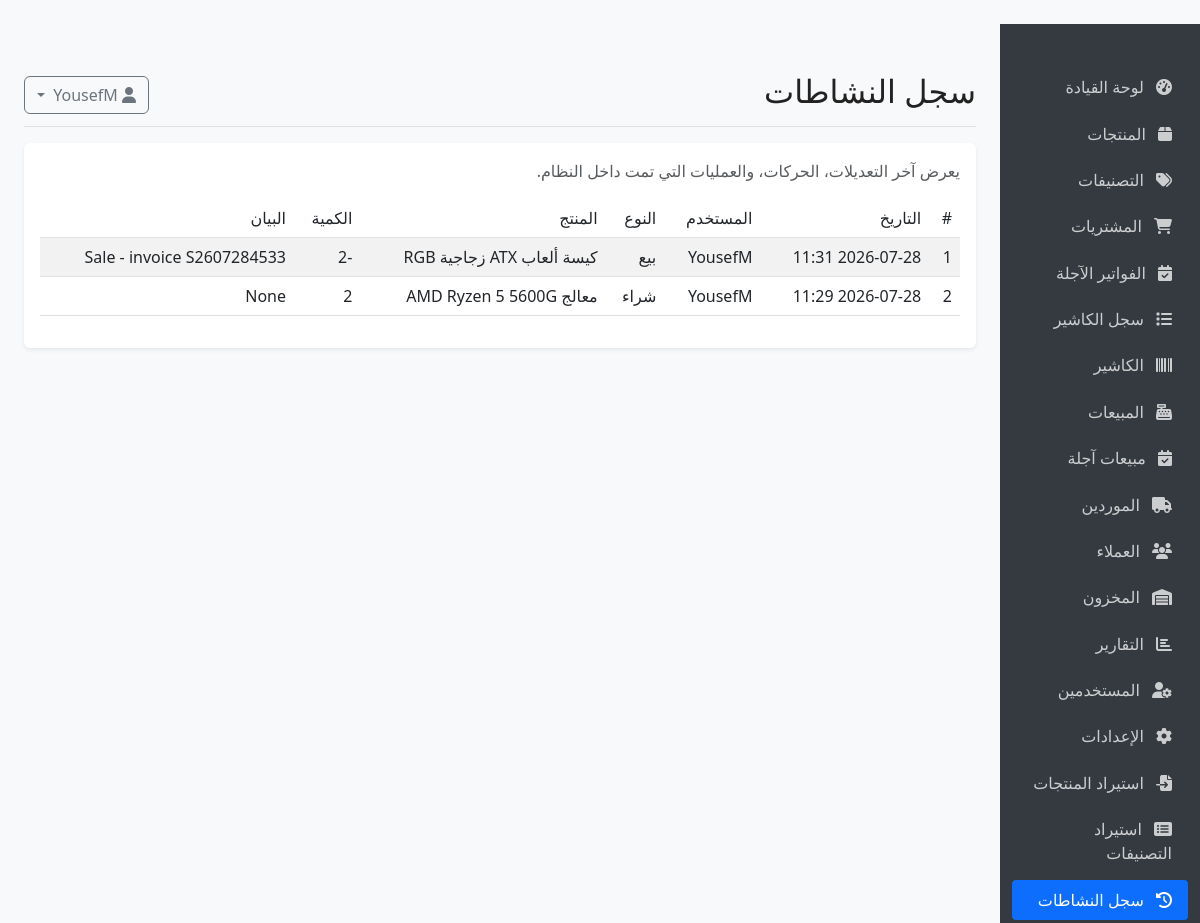
The app's page /activity (signed in), older data.
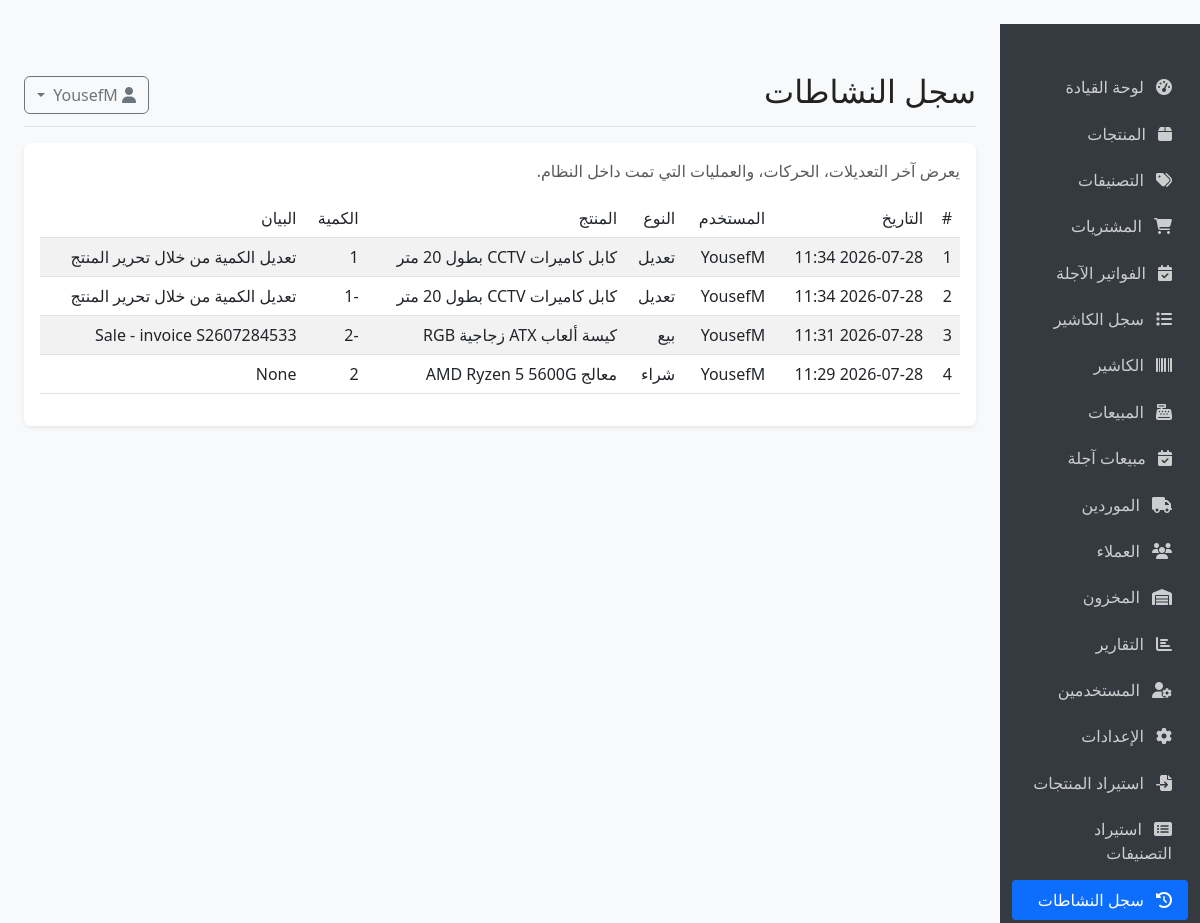
The same page, newer data.
### models.py (models this page shows, shortened)
class InventoryTransaction(db.Model):
    __tablename__ = 'inventory_transactions'
    id = db.Column(db.Integer, primary_key=True)
    product_id = db.Column(db.Integer, db.ForeignKey('products.id'), nullable=False)
    quantity_before = db.Column(db.Integer, nullable=False)
    quantity_change = db.Column(db.Integer, nullable=False)
    quantity_after = db.Column(db.Integer, nullable=False)
    transaction_type = db.Column(db.String(20), nullable=False)  # purchase, sale, adjustment, return
    reference_type = db.Column(db.String(20), nullable=True)  # purchase, sale, adjustment
    reference_id = db.Column(db.Integer, nullable=True)
    notes = db.Column(db.Text, nullable=True)
    timestamp = db.Column(db.DateTime, default=datetime.utcnow)
    user_id = db.Column(db.Integer, db.ForeignKey('users.id'), nullable=True)
    product = db.relationship('Product', backref='transactions', lazy=True)
    user = db.relationship('User', backref='inventory_transactions', lazy=True)

class User(db.Model, UserMixin):
    __tablename__ = 'users'
    id = db.Column(db.Integer, primary_key=True)
    username = db.Column(db.String(64), unique=True, nullable=False)
    email = db.Column(db.String(120), unique=True, nullable=False)
    password_hash = db.Column(db.String(128), nullable=False)
    full_name = db.Column(db.String(100), nullable=True)
    role = db.Column(db.String(20), default='user')  # admin, user
    is_active = db.Column(db.Boolean, default=True)
    created_at = db.Column(db.DateTime, default=datetime.utcnow)

class Product(db.Model):
    __tablename__ = 'products'
    id = db.Column(db.Integer, primary_key=True)
    name = db.Column(db.String(100), nullable=False)
    description = db.Column(db.Text, nullable=True)
    barcode = db.Column(db.String(50), unique=True, nullable=True)
    sku = db.Column(db.String(50), unique=True, nullable=True)
    purchase_price = db.Column(db.Float, nullable=False, default=0)
    sale_price = db.Column(db.Float, nullable=False, default=0)
    min_quantity = db.Column(db.Integer, default=0)
    category_id = db.Column(db.Integer, db.ForeignKey('categories.id'), nullable=True)
    created_at = db.Column(db.DateTime, default=datetime.utcnow)
    updated_at = db.Column(db.DateTime, default=datetime.utcnow, onupdate=datetime.utcnow)
    inventory = db.relationship('Inventory', backref='product', uselist=False, lazy=True)
    purchase_items = db.relationship('PurchaseItem', backref='product', lazy=True)
    sale_items = db.relationship('SaleItem', backref='product', lazy=True)

### app.py (the view)
@app.route('/activity')
@login_required
@admin_required
def activity():
    logs = InventoryTransaction.query.order_by(InventoryTransaction.timestamp.desc()).limit(200).all()
    type_labels = {
        'sale': 'بيع',
        'purchase': 'شراء',
        'adjustment': 'تعديل',
        'return': 'مرتجع'
    }
    return render_template('activity.html', logs=logs, type_labels=type_labels)

### app.py (called while the page is built)
def admin_required(f):
    @wraps(f)
    def decorated_function(*args, **kwargs):
        from flask_login import current_user
        if not current_user.is_authenticated or current_user.role != 'admin':
            flash('ليس لديك صلاحية الوصول لهذه الصفحة.', 'danger')
            return redirect(url_for('index'))
        return f(*args, **kwargs)
    return decorated_function

@login_manager.user_loader
def load_user(user_id):
    return User.query.get(int(user_id))

@app.context_processor
def inject_settings():
    from models import Setting
    settings = {s.key: s.value for s in Setting.query.all()}
    return dict(settings=settings)

### templates/activity.html (shortened to what this page needs)
﻿{% extends "base.html" %}
{% block header %}سجل النشاطات{% endblock %}
{% block content %}
<div class="card">
  <div class="card-body">
    <p class="text-muted">يعرض آخر التعديلات، الحركات، والعمليات التي تمت داخل النظام.</p>
    <div class="table-responsive">
      <table class="table table-striped">
        <thead>
          <tr>
            <th>#</th>
            <th>التاريخ</th>
            <th>المستخدم</th>
            <th>النوع</th>
            <th>المنتج</th>
            <th>الكمية</th>
            <th>البيان</th>
          </tr>
        </thead>
        <tbody>
          {% for log in logs %}
          <tr>
            <td>{{ loop.index }}</td>
            <td>{{ log.timestamp.strftime('%Y-%m-%d %H:%M') }}</td>
            <td>{{ log.user.full_name if log.user and log.user.full_name else log.user.username if log.user else 'نظام' }}</td>
            <td>{{ type_labels.get(log.transaction_type, log.transaction_type) }}</td>
            <td>{{ log.product.name if log.product else '—' }}</td>
            <td>{{ log.quantity_change }}</td>
            <td>{{ log.notes }}</td>
          </tr>
          {% else %}
          <tr>
            <td colspan="7" class="text-center">لا توجد سجلات حتى الآن.</td>
          </tr>
          {% endfor %}
        </tbody>
      </table>
    </div>
  </div>
</div>
{% endblock %}

Row changes from the older to the newer data that the page shows:
added InventoryTransaction: timestamp "2026-07-28 11:34", user "YousefM", get "تعديل", product "كابل كاميرات CCTV بطول 20 متر", quantity_change "1", notes "تعديل الكمية من خلال تحرير المنتج"
added InventoryTransaction: timestamp "2026-07-28 11:34", user "YousefM", get "تعديل", product "كابل كاميرات CCTV بطول 20 متر", quantity_change "-1", notes "تعديل الكمية من خلال تحرير المنتج"
